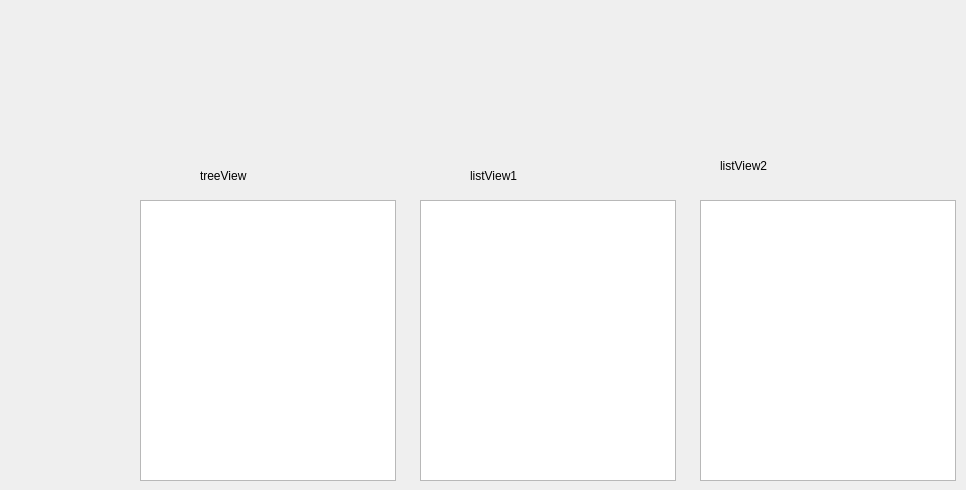
<?xml version="1.0" encoding="UTF-8"?>
<ui version="4.0">
 <class>Widget</class>
 <widget class="QWidget" name="Widget">
  <property name="geometry">
   <rect>
    <x>0</x>
    <y>0</y>
    <width>966</width>
    <height>490</height>
   </rect>
  </property>
  <property name="windowTitle">
   <string>Widget</string>
  </property>
  <widget class="QTreeView" name="treeView">
   <property name="geometry">
    <rect>
     <x>140</x>
     <y>200</y>
     <width>256</width>
     <height>281</height>
    </rect>
   </property>
  </widget>
  <widget class="QListView" name="listView">
   <property name="geometry">
    <rect>
     <x>420</x>
     <y>200</y>
     <width>256</width>
     <height>281</height>
    </rect>
   </property>
  </widget>
  <widget class="QLabel" name="label">
   <property name="geometry">
    <rect>
     <x>200</x>
     <y>160</y>
     <width>151</width>
     <height>31</height>
    </rect>
   </property>
   <property name="text">
    <string>treeView</string>
   </property>
  </widget>
  <widget class="QLabel" name="label_2">
   <property name="geometry">
    <rect>
     <x>470</x>
     <y>160</y>
     <width>151</width>
     <height>31</height>
    </rect>
   </property>
   <property name="text">
    <string>listView1</string>
   </property>
  </widget>
  <widget class="QListView" name="listView_2">
   <property name="geometry">
    <rect>
     <x>700</x>
     <y>200</y>
     <width>256</width>
     <height>281</height>
    </rect>
   </property>
  </widget>
  <widget class="QLabel" name="label_3">
   <property name="geometry">
    <rect>
     <x>720</x>
     <y>150</y>
     <width>151</width>
     <height>31</height>
    </rect>
   </property>
   <property name="text">
    <string>listView2</string>
   </property>
  </widget>
 </widget>
 <resources/>
 <connections/>
</ui>
